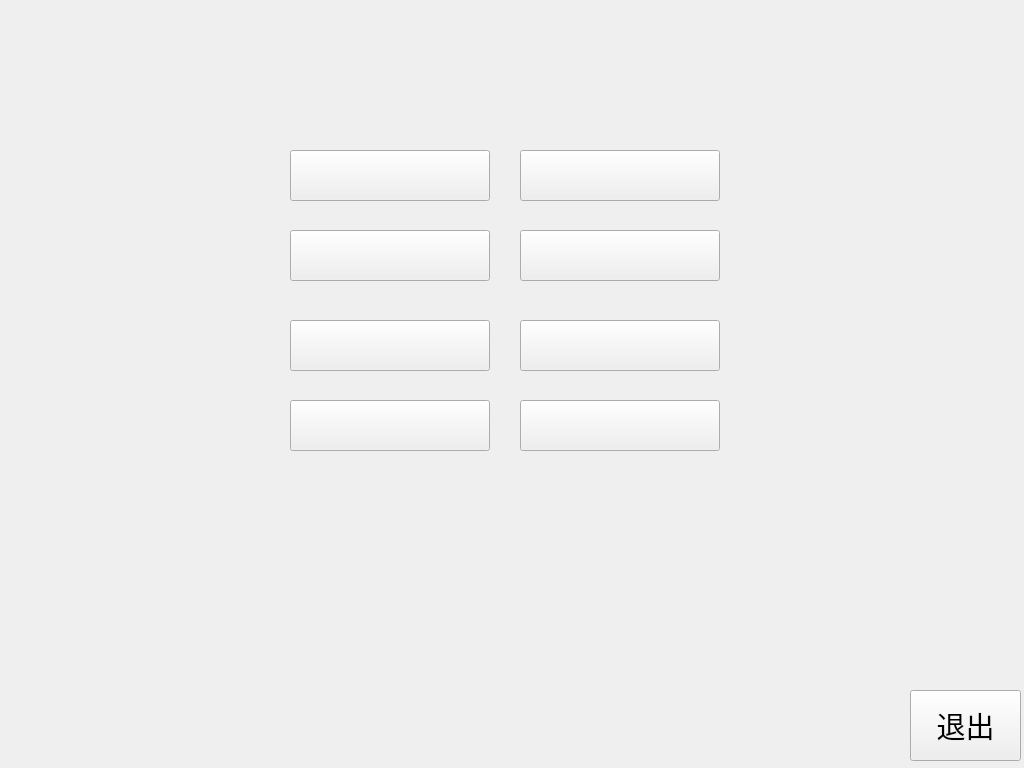
<?xml version="1.0" encoding="UTF-8"?>
<ui version="4.0">
 <class>Widget</class>
 <widget class="QWidget" name="Widget">
  <property name="geometry">
   <rect>
    <x>0</x>
    <y>0</y>
    <width>1024</width>
    <height>768</height>
   </rect>
  </property>
  <property name="windowTitle">
   <string>Widget</string>
  </property>
  <widget class="QPushButton" name="exitButton">
   <property name="geometry">
    <rect>
     <x>910</x>
     <y>690</y>
     <width>111</width>
     <height>71</height>
    </rect>
   </property>
   <property name="font">
    <font>
     <family>黑体</family>
     <pointsize>22</pointsize>
    </font>
   </property>
   <property name="text">
    <string>退出</string>
   </property>
  </widget>
  <widget class="QPushButton" name="pushButton_btn_6">
   <property name="geometry">
    <rect>
     <x>520</x>
     <y>320</y>
     <width>200</width>
     <height>51</height>
    </rect>
   </property>
   <property name="font">
    <font>
     <family>黑体</family>
     <pointsize>22</pointsize>
    </font>
   </property>
   <property name="text">
    <string/>
   </property>
  </widget>
  <widget class="QPushButton" name="pushButton_btn_4">
   <property name="geometry">
    <rect>
     <x>520</x>
     <y>230</y>
     <width>200</width>
     <height>51</height>
    </rect>
   </property>
   <property name="font">
    <font>
     <family>黑体</family>
     <pointsize>22</pointsize>
    </font>
   </property>
   <property name="text">
    <string/>
   </property>
  </widget>
  <widget class="QPushButton" name="pushButton_btn_8">
   <property name="geometry">
    <rect>
     <x>520</x>
     <y>400</y>
     <width>200</width>
     <height>51</height>
    </rect>
   </property>
   <property name="font">
    <font>
     <family>黑体</family>
     <pointsize>22</pointsize>
    </font>
   </property>
   <property name="text">
    <string/>
   </property>
  </widget>
  <widget class="QPushButton" name="pushButton_btn_1">
   <property name="geometry">
    <rect>
     <x>290</x>
     <y>150</y>
     <width>200</width>
     <height>51</height>
    </rect>
   </property>
   <property name="font">
    <font>
     <family>黑体</family>
     <pointsize>22</pointsize>
    </font>
   </property>
   <property name="text">
    <string/>
   </property>
  </widget>
  <widget class="QPushButton" name="pushButton_btn_5">
   <property name="geometry">
    <rect>
     <x>290</x>
     <y>320</y>
     <width>200</width>
     <height>51</height>
    </rect>
   </property>
   <property name="font">
    <font>
     <family>黑体</family>
     <pointsize>22</pointsize>
    </font>
   </property>
   <property name="text">
    <string/>
   </property>
  </widget>
  <widget class="QPushButton" name="pushButton_btn_2">
   <property name="geometry">
    <rect>
     <x>520</x>
     <y>150</y>
     <width>200</width>
     <height>51</height>
    </rect>
   </property>
   <property name="font">
    <font>
     <family>黑体</family>
     <pointsize>22</pointsize>
    </font>
   </property>
   <property name="text">
    <string/>
   </property>
  </widget>
  <widget class="QPushButton" name="pushButton_btn_3">
   <property name="geometry">
    <rect>
     <x>290</x>
     <y>230</y>
     <width>200</width>
     <height>51</height>
    </rect>
   </property>
   <property name="font">
    <font>
     <family>黑体</family>
     <pointsize>22</pointsize>
    </font>
   </property>
   <property name="text">
    <string/>
   </property>
  </widget>
  <widget class="QPushButton" name="pushButton_btn_7">
   <property name="geometry">
    <rect>
     <x>290</x>
     <y>400</y>
     <width>200</width>
     <height>51</height>
    </rect>
   </property>
   <property name="font">
    <font>
     <family>黑体</family>
     <pointsize>22</pointsize>
    </font>
   </property>
   <property name="text">
    <string/>
   </property>
  </widget>
  <widget class="QLabel" name="titlelabel">
   <property name="geometry">
    <rect>
     <x>300</x>
     <y>50</y>
     <width>411</width>
     <height>61</height>
    </rect>
   </property>
   <property name="font">
    <font>
     <family>黑体</family>
     <pointsize>48</pointsize>
    </font>
   </property>
   <property name="text">
    <string/>
   </property>
   <property name="alignment">
    <set>Qt::AlignCenter</set>
   </property>
  </widget>
 </widget>
 <layoutdefault spacing="6" margin="11"/>
 <resources/>
 <connections/>
</ui>
